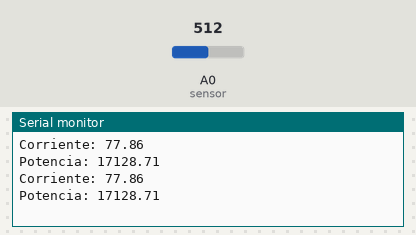
Simulated run of this sketch. Board: Arduino Uno, built with avr-gcc and run on an emulated ATmega328P. On the bench: the last lines printed to the serial monitor. The inputs (shaded band) are chosen by the test bench; at power-on: A0 (sensor) = 512.

Above: at 1.2 s.
1.3 s: A0 (sensor) set to 716
At 2.6 s:
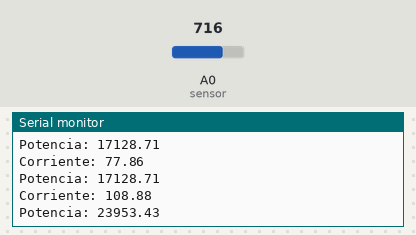
2.8 s: A0 (sensor) set to 900
At 3.7 s:
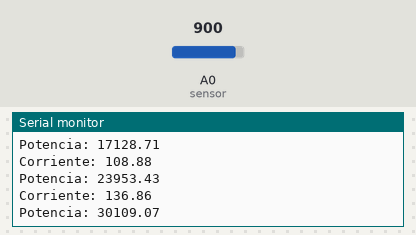
Timing chart, 0 to 5.8 s (numbered marks = the images above; inputs shaded):
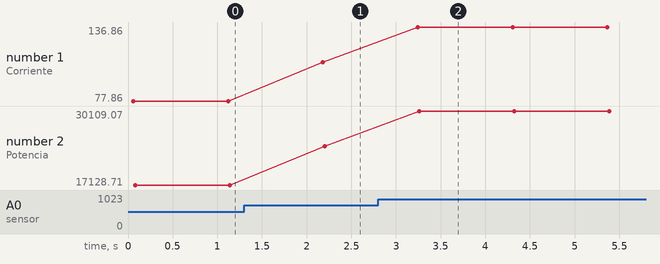

Measured:
- after the input at 1.3 s, the serial monitor: prints a new line after 0.88 s (image 1)
- after the input at 2.8 s, the serial monitor: prints a new line after 0.44 s (image 2)
- plotted number 1: 77.86 → 108.88 after the input at 1.3 s, 108.88 → 136.86 after the input at 2.8 s
- plotted number 2: 17128.71 → 23953.43 after the input at 1.3 s, 23953.43 → 30109.07 after the input at 2.8 s

The sketch:

sketch_oct31a.ino
```cpp
/*
 *  Simple Servidor Web que muestra la informacion de A0
 */


/*
#include <ESP8266WiFi.h>

const char* ssid = "atrwifi";
const char* password = "08940216";

// Create an instance of the server
// specify the port to listen on as an argument
WiFiServer server(80);
*/

void setup() {
  Serial.begin(9600);
  analogReference(INTERNAL);
  //delay(10);
/*
  // Connect to WiFi network
  Serial.println();
  Serial.println();
  Serial.print("Connecting to ");
  Serial.println(ssid);

  WiFi.mode(WIFI_STA);
  WiFi.begin(ssid, password);

  while (WiFi.status() != WL_CONNECTED) {
    delay(500);
    Serial.print(".");
  }
  Serial.println("");
  Serial.println("WiFi connected");

  // Start the server
  server.begin();
  Serial.println("Server started");

  // Print the IP address
  Serial.println(WiFi.localIP());
*/
}


void loop() {
/*  // Check if a client has connected
  WiFiClient client = server.available();
  if (!client) {
    return;
  }

  // Wait until the client sends some data
  Serial.println("new client");
  while(!client.available()){
    delay(1);
  }

  // Read the first line of the request
  String req = client.readStringUntil('\r');
  Serial.println(req);
  client.flush();
  //
  */
  float Irms=get_corriente(); //Corriente eficaz (A)
  float P=Irms*220.0; // P=IV (Watts)
  Serial.print("Corriente: ");
  Serial.println(Irms);
  Serial.print("Potencia: ");
  Serial.println(P);
  delay(1000);
  /*
  // Prepare the response
  String s = "HTTP/1.1 200 OK\r\nContent-Type: text/html\r\n\r\n<!DOCTYPE HTML>\r\n<html><meta http-equiv='refresh' content='1' />\r\nAmperes = ";
  s += Irms;
  s += "<br>Potencia = ";
  s += P;
  s += " watts";
  s += "</html>\n";

  // Send the response to the client
  client.print(s);
  delay(1);
  Serial.println("Client disonnected");
*/
}


float get_corriente()
{
  float voltajeSensor;
  float corriente=0;
  float Sumatoria=0;
  long tiempo=millis();
  int N=0;
  //while(millis()-tiempo<500)//Duración 0.5 segundos(Aprox. 30 ciclos de 60Hz)
  while(millis()-tiempo<60)//Duración 0.2 segundos(Aprox. 30 ciclos de 50Hz)
  {
    voltajeSensor = analogRead(A0) * (1.1 / 1023.0);////voltaje del sensor
    corriente=voltajeSensor*100.0; //corriente=VoltajeSensor*(30A/1V)
    Sumatoria=Sumatoria+sq(corriente);//Sumatoria de Cuadrados
    N=N+1;
    delay(1);
  }
  Sumatoria=Sumatoria*2;//Para compensar los cuadrados de los semiciclos negativos.
  corriente=sqrt((Sumatoria)/N); //ecuación del RMS
  return(corriente);
}
```
